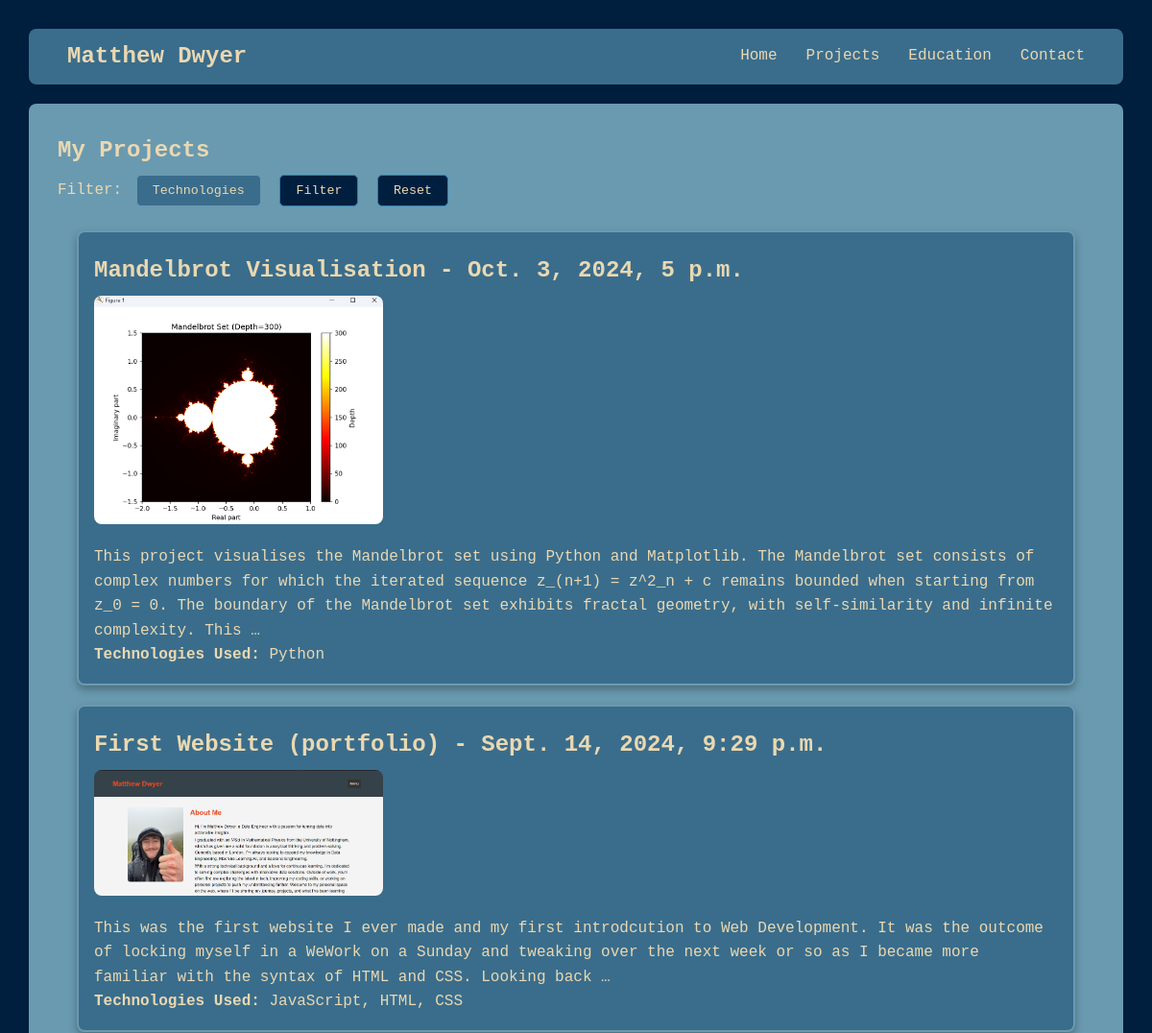
The page /projects/ (upper part) on the database as committed earlier.
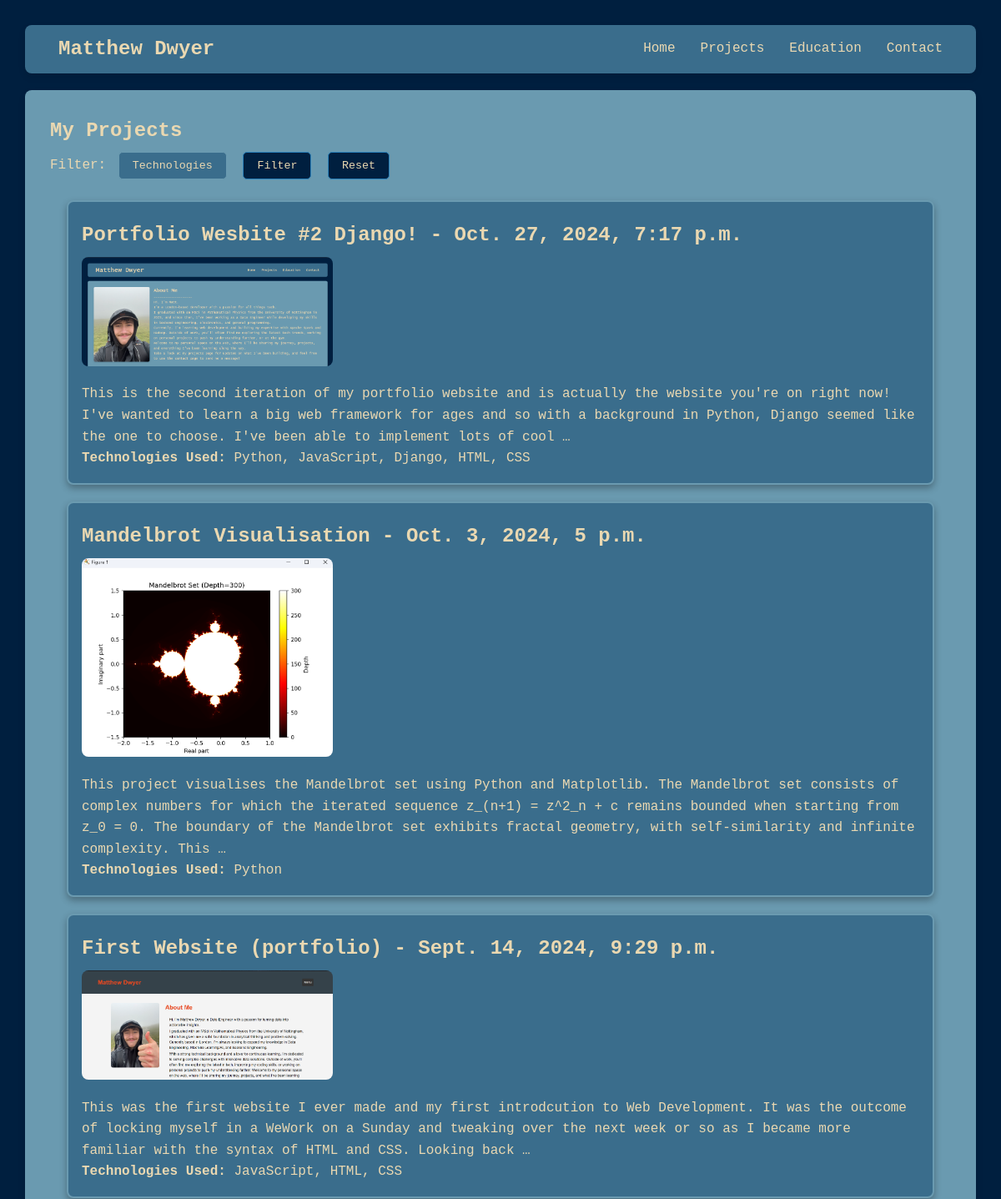
The same page on the database as committed later.
### projects/models.py (models this page shows, shortened)
class Project(models.Model):
    title = models.CharField(max_length=200, verbose_name="Project Title")
    slug = models.SlugField(max_length=250, unique=True, blank=True, verbose_name="URL Slug")
    link = models.URLField(
        help_text="Enter a link to the project or repository.",
        blank=True,  # Makes the link field optional
        null=True
    )
    description = models.TextField(verbose_name="Project Description")
    created = models.DateTimeField(default=timezone.now, verbose_name="Date Created", editable=True)
    updated = models.DateTimeField(auto_now=True, verbose_name="Last Updated")
    image = models.ImageField(
        upload_to='images/',
        blank=True,
        null=True,
        help_text="Upload an image for the project.",
        verbose_name="Project Image"
    )
    file = models.FileField(
        upload_to='files/',
        blank=True,
        null=True,
        help_text="Upload a file related to the project.",
        verbose_name="Project File"
    )
    technologies = models.ManyToManyField(Technology, related_name="projects", verbose_name="Technologies Used")
    def technology_list(self):
        return ", ".join(tech.name for tech in self.technologies.all())
    class Meta:
        ordering = ["-created"]
        verbose_name = "Project"
        verbose_name_plural = "Projects"

class Technology(models.Model):
    name = models.CharField(max_length=100, unique=True, verbose_name="Technology Name")
    type = models.ForeignKey(
        TechnologyType,
        on_delete=models.CASCADE,
        related_name="technologies",
        verbose_name="Type"
    )

### projects/views.py (the view)
# urls.py: path('', views.project_list, name='list'),
def project_list(request):
    technologies = Technology.objects.filter(projects__isnull=False) \
                                      .annotate(project_count=Count('projects')) \
                                      .order_by('name')
    selected_techs = request.GET.getlist('technologies')
    projects = Project.objects.all()
    if selected_techs:
        projects = projects.filter(technologies__name__in=selected_techs).distinct()
    context = {
        'projects': projects,
        'technologies': technologies,
        'selected_techs': selected_techs
    }
    return render(request, 'projects/list.html', context)

### projects/templates/projects/list.html (shortened to what this page needs)
{% extends 'projects/base.html' %}
{% load static %}
{% block content %}
<div class="projects-container">
    <h2>My Projects</h2>
    <form method="get" action="{% url 'projects:list' %}">
        <label for="technologies">Filter:</label>
        <button type="button" onclick="toggleDropdown()">Technologies</button>
        <button type="submit">Filter</button>
        <button type="button" onclick="resetSelection()">Reset</button>
    </form>
    <div class="projects-grid">
        {% for project in projects %}
            <a href="{% url 'projects:detail' project.slug %}" class="project-card">
                <h3>{{ project.title }} - {{ project.created }}</h3>
                {% if project.image %}
                    <img src="{{ project.image.url }}" alt="Project Image">
                {% endif %}
                <p>{{ project.description|truncatewords:50 }}</p>
                <p><strong>Technologies Used:</strong> {{ project.technology_list}}</p>
            </a>
        {% endfor %}
    </div>
</div>
{% endblock %}

Rows that differ between the two databases and show on the page:
added Project: title "Portfolio Wesbite #2 Django!", created "Oct. 27, 2024, 7:17 p.m.", image (picture), description "This is the second iteration of my portfolio website and is actually the website you're on right now! I've wanted to learn a big web framework for ages and so with a background in Python, Django seemed like the one to choose. I've been able to implement lots of cool …", technology_list "Python, JavaScript, Django, HTML, CSS"
